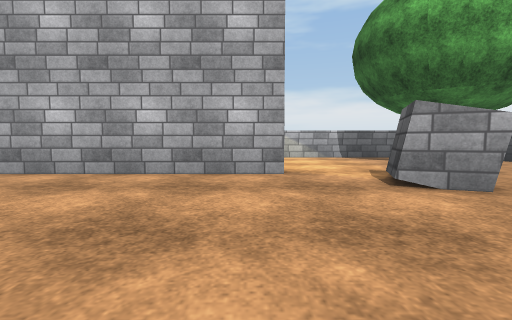
view 1 (above)

16 first-person views from a walk through a robot-simulator world made for Gazebo. The camera is 0.57 m above the floor, tilts 4° down and sees 90° across. The floor is counted in squares, 1 m on a side. Each view is taken from the middle of a square. On the plan, view 1 faces up. The plan holds only what a view shows up to about 9 squares ahead; the rest is blank. Simple shapes stand in for some stock models. Surface patterns are stand-ins for the level's own textures.

view 2
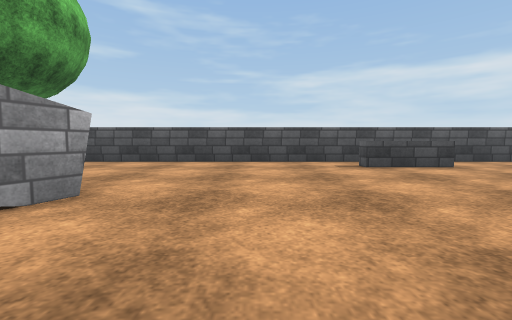

view 3
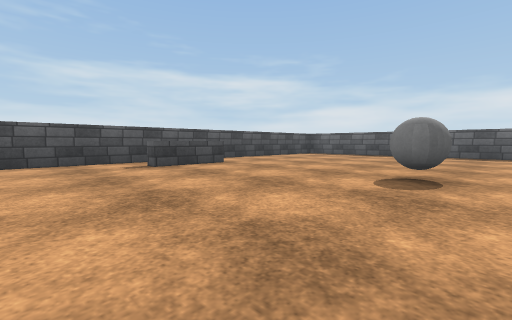

view 4
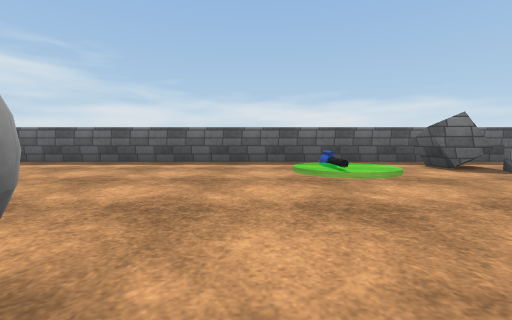

view 5
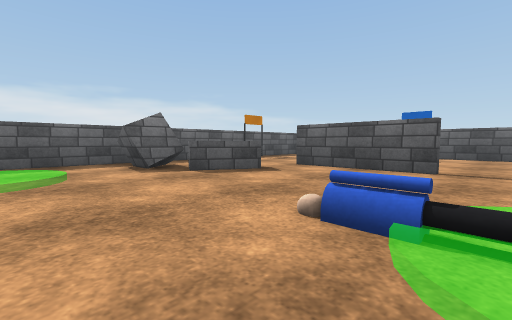

view 6
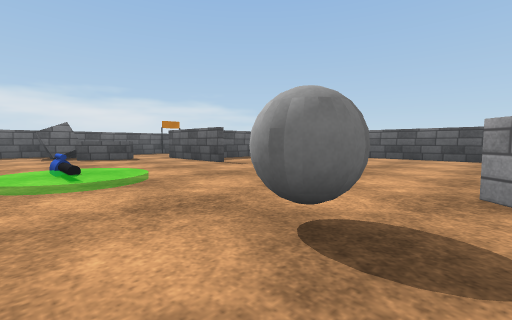

view 7
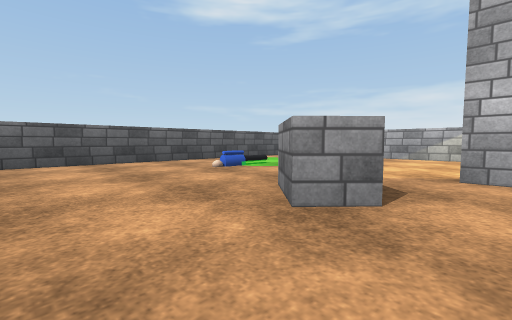

view 8
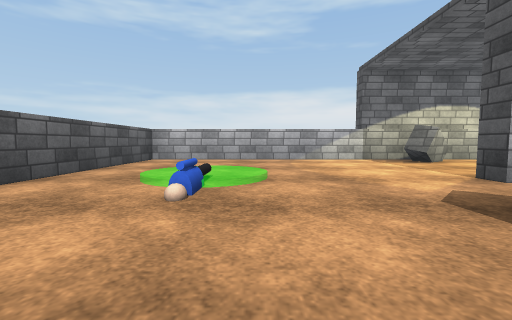

view 9
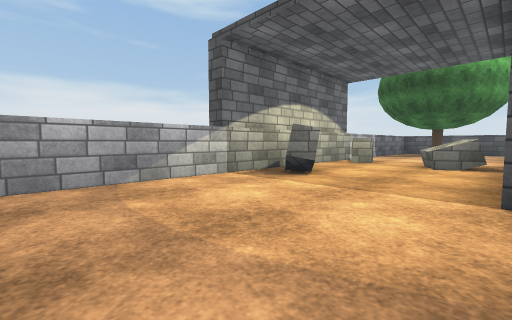

view 10
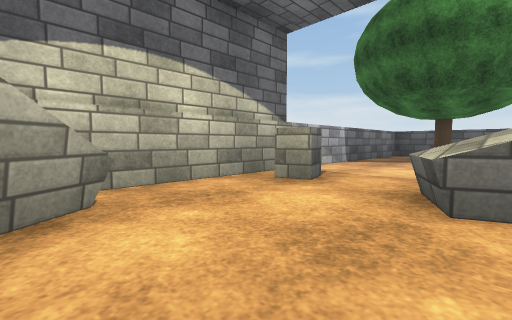

view 11
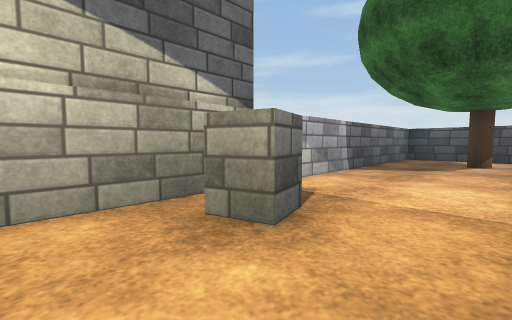

view 12
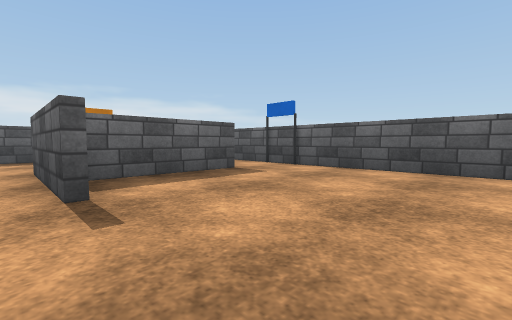

view 13
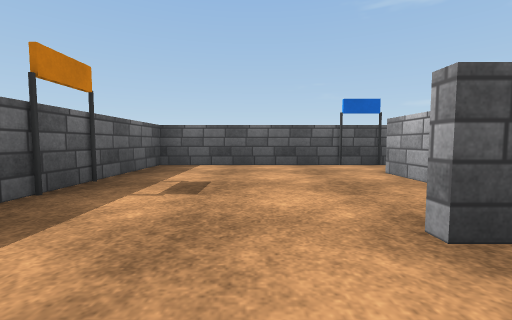

view 14
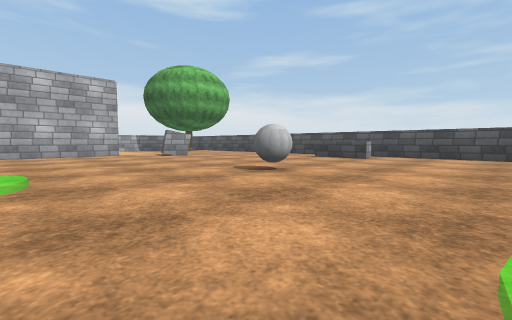

view 15
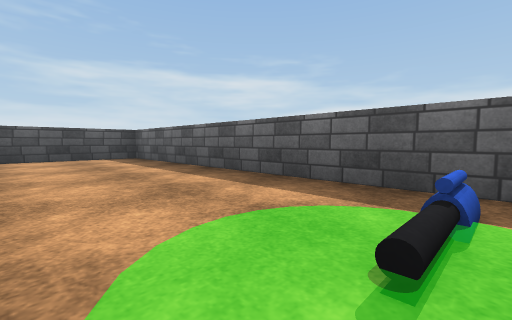

view 16
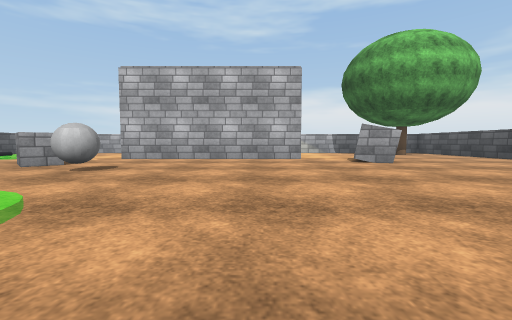

### Floor plan
Points are (right, up) in squares from view 1. A wall is a line through its corners. A room is listed if a view was taken in it or the views show most of it. See-through windows are left out.
Room 1 (views 1, 2, 3, 4, 5, 6, 7, 8, 9, 10, 11, 12, 13, 14, 15, 16)
walls: (0.6, 4.5) (-5.5, 4.5) (-5.5, 5.1); (-7.4, -3.9) (-7.4, -7); (6.2, -3.5) (5.8, -3.5) (5.8, -1.5) (6.2, -1.5); (-9.5, -5.6) (-10.8, -5.6); (-10.8, -5.4) (-7.9, -5.4); (-0.5, 9.4) (-12.4, 9.4) (-12.4, -10.4) (7.4, -10.4) (7.4, 9.4) (1.4, 9.4)
objects: sign (-12, -5); person (-10, 4); sign (-9, -10); box (-7, 2) to (-6, 3); box (-6, -7) to (-5, -7); box (-5, -9) to (-4, -8); grey ball (-5, 1) to (-4, 1); person (-4, -4) to (-4, -3); box (-4, 8) to (-4, 9); person (-2, -9) to (-2, -8); box (-1, 6) to (-1, 7); box (-1, 8) to (0, 9); grey ball (1, -4) to (1, -3); box (2, 3) to (3, 4); oak tree (5, 7) to (6, 8)

Positions as (right, up) in squares from view 1, and headings:
1: (0, 0), facing up
2: (0, 1), facing right
3: (0, 1), facing down-right
4: (0, -3), facing down
5: (-2, -3), facing down-left
6: (-3, 2), facing down-left
7: (-5, 0), facing up-left
8: (-9, 1), facing up
9: (-9, 5), facing up-right
10: (-4, 6), facing up-right
11: (-2, 7), facing up-right
12: (-7, -1), facing down-left
13: (-6, -8), facing left
14: (-3, -7), facing up-right
15: (-2, -7), facing down-right
16: (-1, -4), facing up
